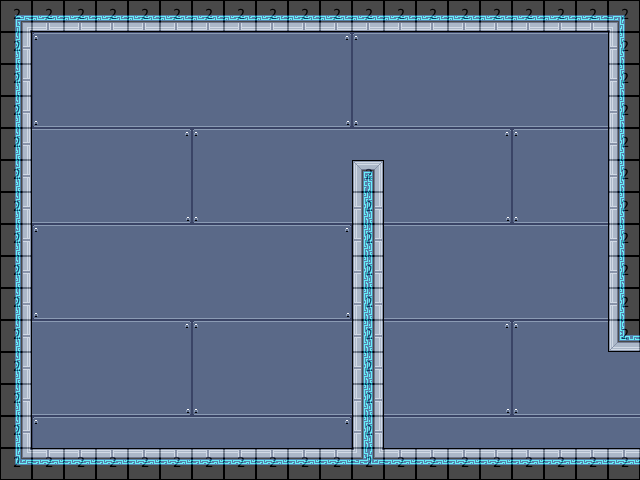

Tiled map render using the project's own tile images. Description and the whole map definition, tile-layer contents included, below:
An orthogonal 20x15 tile map with 32x32 px tiles, 3 tile layers (bg, mg, collision), 2 tilesets and 5 objects (save1_start, start, Testing Antigravity, terminal, 12).

<map version="2017.05.26" orientation="orthogonal" renderorder="right-down" width="20" height="15" tilewidth="32" tileheight="32" nextobjectid="47">
 <tileset firstgid="1" name="32blocks" tilewidth="32" tileheight="32" tilecount="10" columns="10">
  <image source="32blocks.png" width="320" height="32" />
 </tileset>
 <tileset firstgid="11" name="shipTileset" tilewidth="32" tileheight="32" tilecount="133" columns="19">
  <image source="shipTileset.png" width="608" height="224" />
 </tileset>
 <layer name="bg" width="20" height="15">
  <data encoding="csv">
0,0,0,0,0,0,0,0,0,0,0,0,0,0,0,0,0,0,0,0,
0,21,22,22,22,22,22,22,22,22,23,21,22,22,22,22,22,22,22,22,
0,40,41,41,41,41,41,41,41,41,42,40,41,41,41,41,41,41,41,41,
0,59,60,60,60,60,60,60,60,60,61,59,60,60,60,60,60,60,60,60,
22,22,22,22,22,23,21,22,22,22,22,22,22,22,22,23,21,22,22,22,
41,41,41,41,41,42,40,41,41,41,41,41,41,41,41,42,40,41,41,41,
60,60,60,60,60,61,59,60,60,60,60,60,60,60,60,61,59,60,60,60,
0,21,22,22,22,22,22,22,22,22,23,21,22,22,22,22,22,22,22,22,
0,40,41,41,41,41,41,41,41,41,42,40,41,41,41,41,41,41,41,41,
0,59,60,60,60,60,60,60,60,60,61,59,60,60,60,60,60,60,60,60,
22,22,22,22,22,23,21,22,22,22,22,22,22,22,22,23,21,22,22,22,
41,41,41,41,41,42,40,41,41,41,41,41,41,41,41,42,40,41,41,41,
60,60,60,60,60,61,59,60,60,60,60,60,60,60,60,61,59,60,60,60,
0,21,22,22,22,22,22,22,22,22,23,21,22,22,22,22,22,22,22,22,
0,40,41,41,41,41,41,41,41,41,42,40,41,41,41,41,41,41,41,41
</data>
 </layer>
 <layer name="mg" width="20" height="15">
  <data encoding="csv">
94,51,51,51,51,51,51,51,51,51,51,51,51,51,51,51,51,51,51,95,
33,0,0,0,0,0,0,0,0,0,0,0,0,0,0,0,0,0,0,31,
33,0,0,0,0,0,0,0,0,0,0,0,0,0,0,0,0,0,0,31,
33,0,0,0,0,0,0,0,0,0,0,0,0,0,0,0,0,0,0,31,
33,0,0,0,0,0,0,0,0,0,0,0,0,0,0,0,0,0,0,31,
33,0,0,0,0,0,0,0,0,0,0,69,0,0,0,0,0,0,0,31,
33,0,0,0,0,0,0,0,0,0,0,68,0,0,0,0,0,0,0,31,
33,0,0,0,0,0,0,0,0,0,0,68,0,0,0,0,0,0,0,31,
33,0,0,0,0,0,0,0,0,0,0,68,0,0,0,0,0,0,0,31,
33,0,0,0,0,0,0,0,0,0,0,68,0,0,0,0,0,0,0,31,
33,0,0,0,0,0,0,0,0,0,0,68,0,0,0,0,0,0,0,50,
33,0,0,0,0,0,0,0,0,0,0,68,0,0,0,0,0,0,0,0,
33,0,0,0,0,0,0,0,0,0,0,68,0,0,0,0,0,0,0,0,
33,0,0,0,0,0,0,0,0,0,0,68,0,0,0,0,0,0,0,0,
113,13,13,13,13,13,13,13,13,13,13,74,13,13,13,13,13,13,13,13
</data>
 </layer>
 <layer name="collision" width="20" height="15" opacity="0.29">
  <data encoding="csv">
2,2,2,2,2,2,2,2,2,2,2,2,2,2,2,2,2,2,2,2,
2,0,0,0,0,0,0,0,0,0,0,0,0,0,0,0,0,0,0,2,
2,0,0,0,0,0,0,0,0,0,0,0,0,0,0,0,0,0,0,2,
2,0,0,0,0,0,0,0,0,0,0,0,0,0,0,0,0,0,0,2,
2,0,0,0,0,0,0,0,0,0,0,0,0,0,0,0,0,0,0,2,
2,0,0,0,0,0,0,0,0,0,0,2,0,0,0,0,0,0,0,2,
2,0,0,0,0,0,0,0,0,0,0,2,0,0,0,0,0,0,0,2,
2,0,0,0,0,0,0,0,0,0,0,2,0,0,0,0,0,0,0,2,
2,0,0,0,0,0,0,0,0,0,0,2,0,0,0,0,0,0,0,2,
2,0,0,0,0,0,0,0,0,0,0,2,0,0,0,0,0,0,0,2,
2,0,0,0,0,0,0,0,0,0,0,2,0,0,0,0,0,0,0,2,
2,0,0,0,0,0,0,0,0,0,0,2,0,0,0,0,0,0,0,0,
2,0,0,0,0,0,0,0,0,0,0,2,0,0,0,0,0,0,0,0,
2,0,0,0,0,0,0,0,0,0,0,2,0,0,0,0,0,0,0,0,
2,2,2,2,2,2,2,2,2,2,2,2,2,2,2,2,2,2,2,2
</data>
 </layer>
 <objectgroup name="Object Layer 1">
  <object id="24" name="travel" type="save1_start" x="625.333" y="355.333" width="9.33333" height="90" />
  <object id="32" name="d" type="start" x="43.3333" y="424.333" width="12.6667" height="13.3333" />
  <object id="33" name="message" type="Testing Antigravity" x="34.667" y="305.333" width="163.333" height="143.333" />
  <object id="42" name="terminal" type="terminal" x="263" y="430.5" width="12" height="13">
   <properties>
    <property name="code" value="1" />
   </properties>
  </object>
  <object id="45" name="antigrav" type="12" x="296" y="454" width="16" height="17">
   <properties>
    <property name="on" value="no" />
    <property name="str" value="150" />
   </properties>
  </object>
 </objectgroup>
</map>
